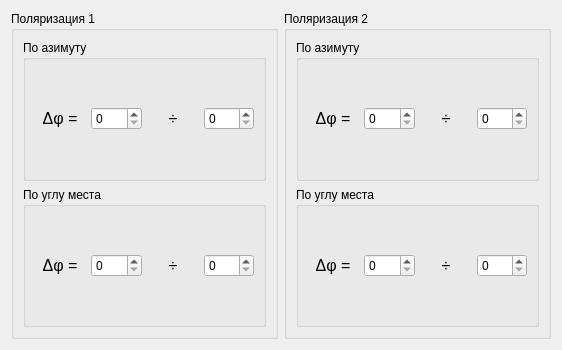
<?xml version="1.0" encoding="UTF-8"?>
<ui version="4.0">
 <class>PolarisationGet</class>
 <widget class="QWidget" name="PolarisationGet">
  <property name="geometry">
   <rect>
    <x>0</x>
    <y>0</y>
    <width>562</width>
    <height>350</height>
   </rect>
  </property>
  <property name="windowTitle">
   <string>Form</string>
  </property>
  <layout class="QHBoxLayout" name="horizontalLayout">
   <item>
    <widget class="QGroupBox" name="groupBox_3">
     <property name="title">
      <string>Поляризация 1</string>
     </property>
     <layout class="QGridLayout" name="gridLayout_5">
      <item row="1" column="0">
       <widget class="QGroupBox" name="groupBox_6">
        <property name="title">
         <string>По углу места</string>
        </property>
        <layout class="QGridLayout" name="gridLayout_4">
         <item row="0" column="0">
          <widget class="QLabel" name="label_7">
           <property name="font">
            <font>
             <pointsize>12</pointsize>
            </font>
           </property>
           <property name="text">
            <string>Δφ =</string>
           </property>
           <property name="alignment">
            <set>Qt::AlignCenter</set>
           </property>
          </widget>
         </item>
         <item row="0" column="1">
          <widget class="QSpinBox" name="sPhi1_2">
           <property name="maximum">
            <number>31</number>
           </property>
          </widget>
         </item>
         <item row="0" column="2">
          <widget class="QLabel" name="label_8">
           <property name="font">
            <font>
             <pointsize>12</pointsize>
            </font>
           </property>
           <property name="text">
            <string>÷</string>
           </property>
           <property name="alignment">
            <set>Qt::AlignCenter</set>
           </property>
          </widget>
         </item>
         <item row="0" column="3">
          <widget class="QSpinBox" name="sPhi2_2">
           <property name="maximum">
            <number>31</number>
           </property>
          </widget>
         </item>
        </layout>
       </widget>
      </item>
      <item row="0" column="0">
       <widget class="QGroupBox" name="groupBox_5">
        <property name="title">
         <string>По азимуту</string>
        </property>
        <layout class="QGridLayout" name="gridLayout_3">
         <item row="0" column="0">
          <widget class="QLabel" name="label_5">
           <property name="font">
            <font>
             <pointsize>12</pointsize>
            </font>
           </property>
           <property name="text">
            <string>Δφ =</string>
           </property>
           <property name="alignment">
            <set>Qt::AlignCenter</set>
           </property>
          </widget>
         </item>
         <item row="0" column="1">
          <widget class="QSpinBox" name="aPhi1_2">
           <property name="maximum">
            <number>31</number>
           </property>
          </widget>
         </item>
         <item row="0" column="2">
          <widget class="QLabel" name="label_6">
           <property name="font">
            <font>
             <pointsize>12</pointsize>
            </font>
           </property>
           <property name="text">
            <string>÷</string>
           </property>
           <property name="alignment">
            <set>Qt::AlignCenter</set>
           </property>
          </widget>
         </item>
         <item row="0" column="3">
          <widget class="QSpinBox" name="aPhi2_2">
           <property name="maximum">
            <number>31</number>
           </property>
          </widget>
         </item>
        </layout>
       </widget>
      </item>
     </layout>
    </widget>
   </item>
   <item>
    <widget class="QGroupBox" name="groupBox_4">
     <property name="title">
      <string>Поляризация 2</string>
     </property>
     <layout class="QGridLayout" name="gridLayout_6">
      <item row="0" column="0">
       <widget class="QGroupBox" name="groupBox">
        <property name="title">
         <string>По азимуту</string>
        </property>
        <layout class="QGridLayout" name="gridLayout">
         <item row="0" column="0">
          <widget class="QLabel" name="label">
           <property name="font">
            <font>
             <pointsize>12</pointsize>
            </font>
           </property>
           <property name="text">
            <string>Δφ =</string>
           </property>
           <property name="alignment">
            <set>Qt::AlignCenter</set>
           </property>
          </widget>
         </item>
         <item row="0" column="1">
          <widget class="QSpinBox" name="aPhi1">
           <property name="maximum">
            <number>31</number>
           </property>
          </widget>
         </item>
         <item row="0" column="2">
          <widget class="QLabel" name="label_2">
           <property name="font">
            <font>
             <pointsize>12</pointsize>
            </font>
           </property>
           <property name="text">
            <string>÷</string>
           </property>
           <property name="alignment">
            <set>Qt::AlignCenter</set>
           </property>
          </widget>
         </item>
         <item row="0" column="3">
          <widget class="QSpinBox" name="aPhi2">
           <property name="maximum">
            <number>31</number>
           </property>
          </widget>
         </item>
        </layout>
       </widget>
      </item>
      <item row="1" column="0">
       <widget class="QGroupBox" name="groupBox_2">
        <property name="title">
         <string>По углу места</string>
        </property>
        <layout class="QGridLayout" name="gridLayout_2">
         <item row="0" column="0">
          <widget class="QLabel" name="label_3">
           <property name="font">
            <font>
             <pointsize>12</pointsize>
            </font>
           </property>
           <property name="text">
            <string>Δφ =</string>
           </property>
           <property name="alignment">
            <set>Qt::AlignCenter</set>
           </property>
          </widget>
         </item>
         <item row="0" column="1">
          <widget class="QSpinBox" name="sPhi1">
           <property name="maximum">
            <number>31</number>
           </property>
          </widget>
         </item>
         <item row="0" column="2">
          <widget class="QLabel" name="label_4">
           <property name="font">
            <font>
             <pointsize>12</pointsize>
            </font>
           </property>
           <property name="text">
            <string>÷</string>
           </property>
           <property name="alignment">
            <set>Qt::AlignCenter</set>
           </property>
          </widget>
         </item>
         <item row="0" column="3">
          <widget class="QSpinBox" name="sPhi2">
           <property name="maximum">
            <number>31</number>
           </property>
          </widget>
         </item>
        </layout>
       </widget>
      </item>
     </layout>
    </widget>
   </item>
  </layout>
 </widget>
 <resources/>
 <connections/>
</ui>
